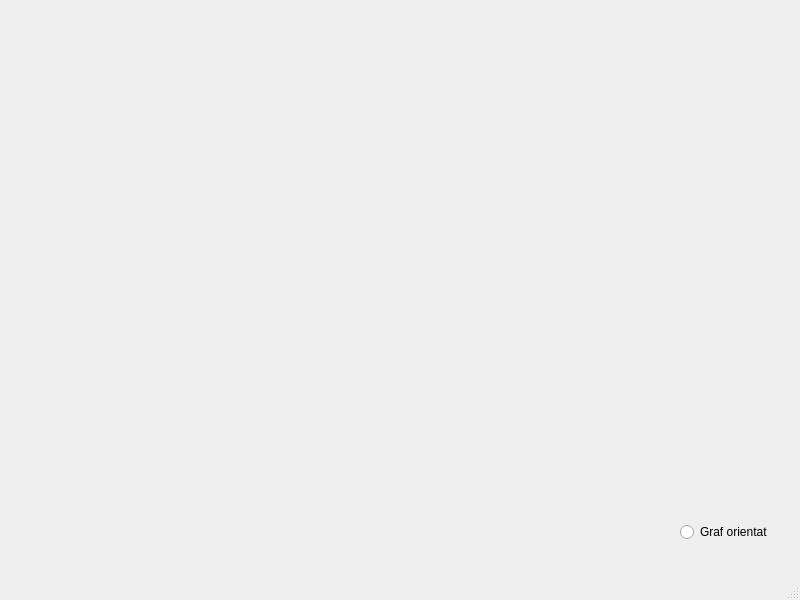
<?xml version="1.0" encoding="UTF-8"?>
<ui version="4.0">
 <class>MainWindow</class>
 <widget class="QMainWindow" name="MainWindow">
  <property name="geometry">
   <rect>
    <x>0</x>
    <y>0</y>
    <width>800</width>
    <height>600</height>
   </rect>
  </property>
  <property name="windowTitle">
   <string>MainWindow</string>
  </property>
  <widget class="QWidget" name="centralwidget">
   <widget class="QRadioButton" name="radioButton">
    <property name="geometry">
     <rect>
      <x>680</x>
      <y>520</y>
      <width>110</width>
      <height>24</height>
     </rect>
    </property>
    <property name="text">
     <string>Graf orientat</string>
    </property>
   </widget>
  </widget>
  <widget class="QMenuBar" name="menubar">
   <property name="geometry">
    <rect>
     <x>0</x>
     <y>0</y>
     <width>800</width>
     <height>26</height>
    </rect>
   </property>
  </widget>
  <widget class="QStatusBar" name="statusbar"/>
 </widget>
 <resources/>
 <connections/>
</ui>
